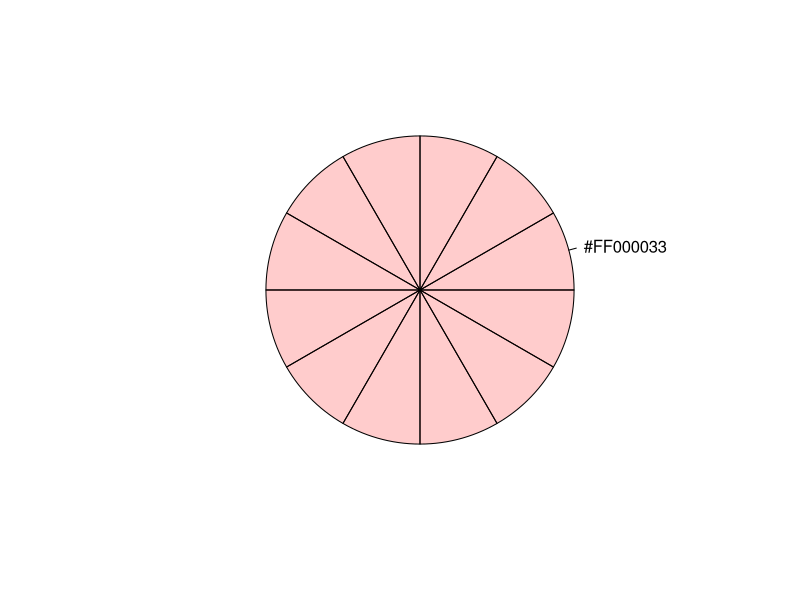
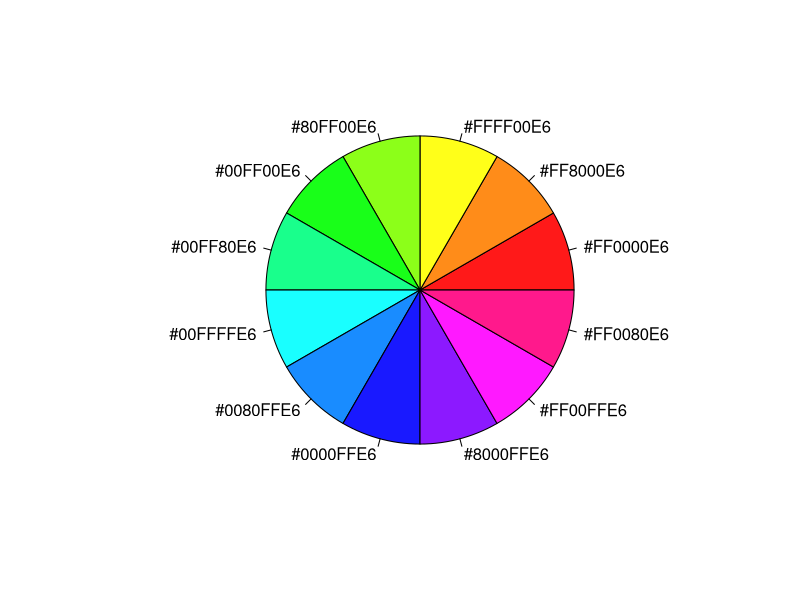
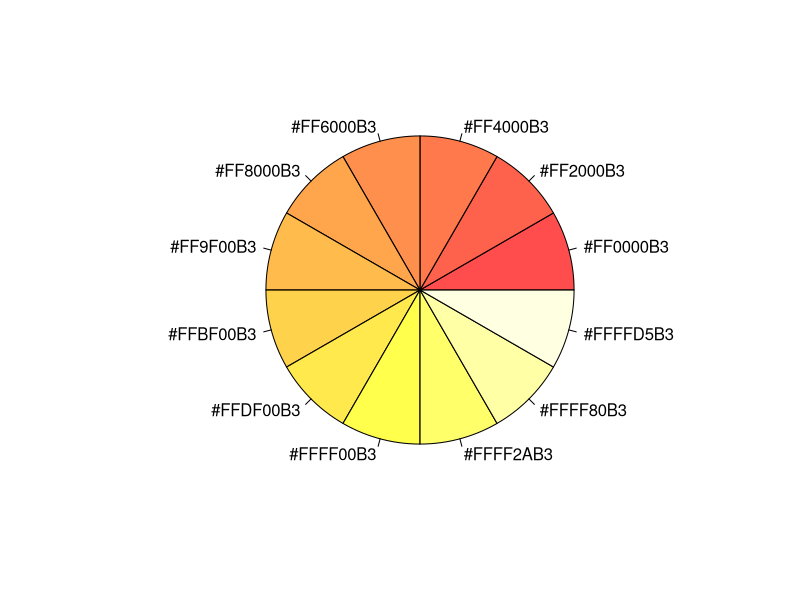
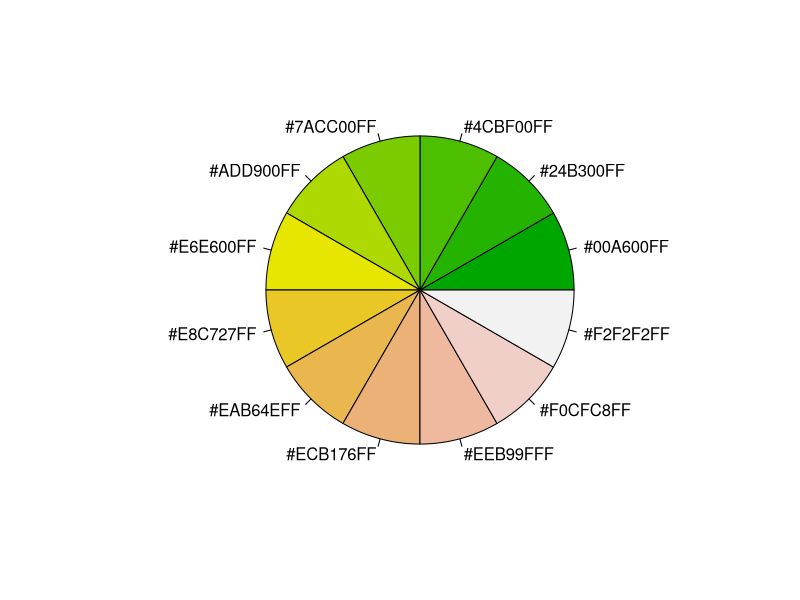
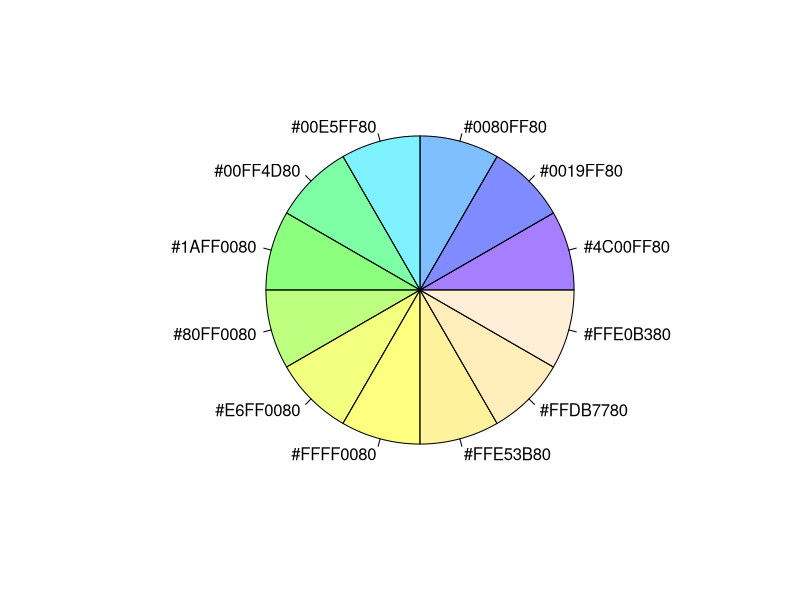
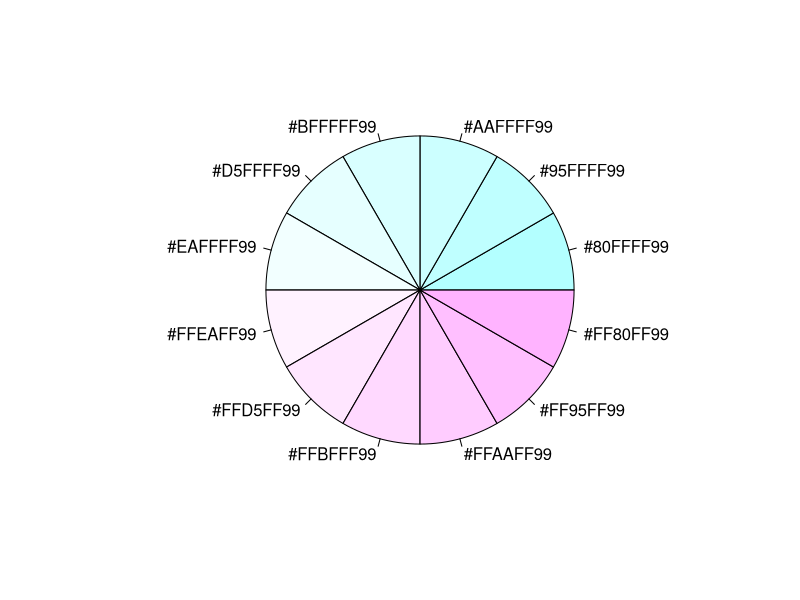
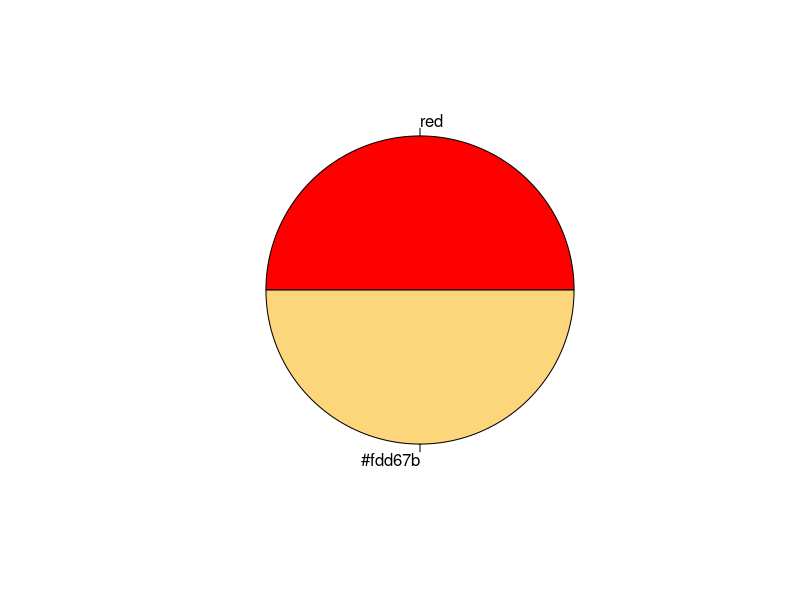
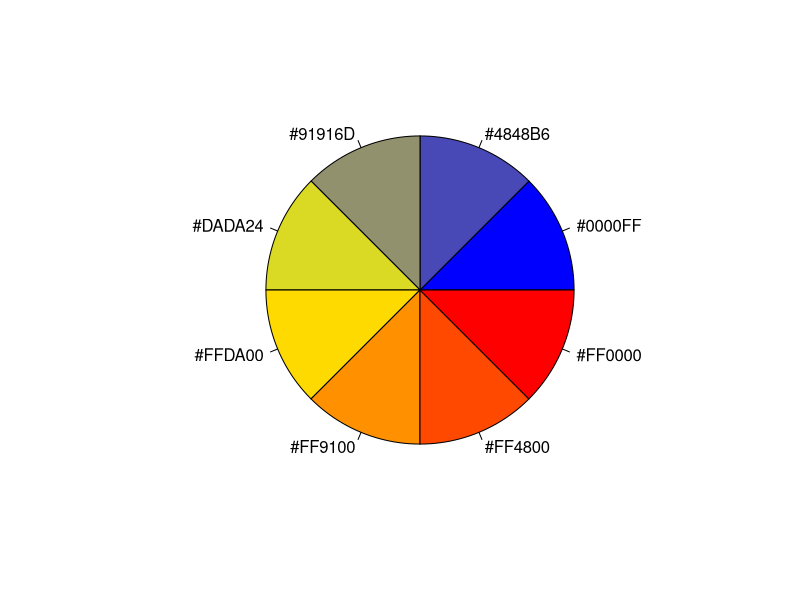

These charts were generated, in order, by the following R code:
## ---- chunk 1
rm(list=ls())

if(!require(reshape2)){install.packages("reshape2")};library(reshape2) # Load packages
if(!require(dplyr)){install.packages("dplyr")};library(dplyr) # Load packages
if(!require(tibble)){install.packages("tibble")};library(tibble) # Load packages

# Create Dummy Data
df<-data.frame(names=c("Z","A","X","W","Z","A","X","W","Z","A","X","W"),
               subname=c("Z1","A1","X1","W1","Z2","A2","X2","W2","Z3","A3","X3","W3"),
               freq=c(10,12,2,5,13,21,23,52,101,122,21,52),
               color=c("blue","red","red","red","green","blue","red","green","blue","red","red","green"));print(df)

# Go from Long to Wide format using dcast
#dcast(data,row1+row2~col1+col2,value.var="value", fun.aggregate=functions (e.g. sum or mean))
df_wide<-dcast(df,names+subname~color,value.var="freq",fun.aggregate=sum,na.rm=T);print(df_wide)

#Go from Wide to Long using melt can ignore measure.vars if want all of them to collapse
#dt3<-melt(dt2, id.vars=c("year","month"), measure.vars=c(""), value.name="",variable.name="Level_m")
df_long<-melt(df_wide, id.vars=c("names","subname"), value.name="freq",variable.name="color");print(df_long)

# Aggregate data to summarize
df_agg<-aggregate(freq~names, data=df_long, sum, na.rm=TRUE); print(df_agg)

# Aggregate over some names only
select_names<-c("Z","X")
df_long_select<-df_long[df_long$name %in% select_names,];head(df_long_select)
df_agg_select<-aggregate(freq~names, data=df_long_select, sum, na.rm=TRUE); print(df_agg_select)

# Load pre-loaded data
data(mtcars);head(mtcars)

# Add rownames as a column
df_mtcars<-as.data.frame(rownames_to_column(mtcars,"model"));head(df_mtcars)
## ---- chunk 2
rm(list=ls())

if(!require(reshape2)){install.packages("reshape2")};library(reshape2) # Load packages
if(!require(dplyr)){install.packages("dplyr")};library(dplyr) # Load packages
if(!require(tibble)){install.packages("tibble")};library(tibble) # Load packages

# Create Dummy Data
df<-data.frame(names=c("Z","A","X","W","Z","A","X","W","Z","A","X","W"),
               subname=c("Z1","A1","X1","W1","Z2","A2","X2","W2","Z3","A3","X3","W3"),
               freq=c(10,12,2,5,13,21,23,52,101,122,21,52),
               color=c("blue","red","red","red","green","blue","red","green","blue","red","red","green"));print(df)


# Subset by column
df_select<-subset(df,select=c(subname,freq));print(df_select) # choose the columns
df_selectR<-subset(df,select=-c(subname,freq));print(df_selectR) # remove certain columns

## ---- chunk 3
# Load Packages
if(!require(graphics)){install.packages("graphics")};library(graphics)
if(!require(graphics)){install.packages("graphics")};library(graphics)

# View a single color quickly
x<-adjustcolor("red", alpha.f = 0.2)
pie(rep(1,12),label=x,col=x)

# R colors
myPalette1<- rainbow(n=12,alpha=0.9)
myPalette2<- heat.colors(n=12,alpha=0.7)
myPalette3<- terrain.colors(n=12,alpha=1)
myPalette4<- topo.colors(n=12,alpha=0.5)
myPalette5<- cm.colors(n=12,alpha=0.6)

# Custom
myPalette6<- c("red","#fdd67b")
myPalette7<- colorRampPalette(c("blue", "yellow","red"))(8) 

pie(rep(1,length(myPalette1)),labels=myPalette1,col=myPalette1)
pie(rep(1,length(myPalette2)),labels=myPalette2,col=myPalette2)
pie(rep(1,length(myPalette3)),labels=myPalette3,col=myPalette3)
pie(rep(1,length(myPalette4)),labels=myPalette4,col=myPalette4)
pie(rep(1,length(myPalette5)),labels=myPalette5,col=myPalette5)
pie(rep(1,length(myPalette6)),labels=myPalette6,col=myPalette6)
pie(rep(1,length(myPalette7)),labels=myPalette7,col=myPalette7)
## ---- chunk 4
rm(list=ls())

if(!require(reshape2)){install.packages("reshape2")};library(reshape2) 
if(!require(dplyr)){install.packages("dplyr")};library(dplyr) 
if(!require(tibble)){install.packages("tibble")};library(tibble)
if(!require(ggplot2)){install.packages("ggplot2")};library(ggplot2) 
if(!require(RColorBrewer)){install.packages("RColorBrewer")};library(RColorBrewer) 
if(!require(scales)){install.packages("scales")};library(scales) # For pretty_breaks

# Load pre-loaded data
data(mtcars);head(mtcars)

# Add rownames as a column
df_mtcars<-as.data.frame(rownames_to_column(mtcars,"model"));head(df_mtcars)

# Custom theme
z_theme <<- theme_bw() + 
  theme(text = element_text(family = NULL, face = "plain",colour = "black", 
                             size = 16 ,hjust = 0.5, vjust = 0.5, angle = 0, lineheight = 0.9)
        , axis.text.x =       element_text(size=12)
        , axis.text.y =       element_text(size=12)
        ,axis.title.x =       element_text(vjust = -1, margin=margin(t=1,unit="line"))
        ,axis.title.y =       element_text(angle = 90, vjust = 2, margin=margin(r=1,unit="line"))
        ,legend.key =         element_blank()
        ,legend.text =        element_text(size = rel(1.0), colour = "black")
        ,legend.title =       element_text(size = rel(1.2), face = NULL, hjust = 0, colour = "black")
        ,strip.background =   element_rect(fill = NA, colour = "black")
        ,plot.margin =        unit(c(1, 1, 1, 1), "lines")
        ,plot.title=          element_text(face="bold", hjust=0,size=18,margin = margin(b=20))
        )

#--------------
# Master Options
#--------------

figWidth_InchMaster <- 13
figHeight_InchMaster <- 9
prettyBreaksyMaster <- 5
titleOn <- 1

#---------------
# Line Chart 
#---------------

# Data Prep
l1<-df_mtcars
l1$gear<-as.factor(l1$gear)

# Figure options
titleOn<-1
figWidth_Inch<-figWidth_InchMaster*1
figHeight_Inch<-figHeight_InchMaster
range_x<-range(l1$wt)
range_y<-range(l1$mpg)
breakx_maj<-0.5
breakx_min<-0.25
prettyBreaksy<-prettyBreaksyMaster

# Colors
# Using a Palette Ramp
n = length(levels(l1$gear))
getcol = colorRampPalette(brewer.pal(9, "Set1")) #Palettes (Spectral, Set1, RdYlBl)
#colorRampPalette(c("blue", "red"))( 4) 

# Or predefined for variables gear
colorsX <- c( "3" = "red","4" = "blue","5" = "green")  # Must have all levels from data colomun "gear"
l1$NewLabel<-paste("Gear ",l1$gear,sep="")
colorsX1<-rownames_to_column(as.data.frame(colorsX),"gear")
l1<-merge(l1,colorsX1,by="gear");

p<-ggplot(l1,aes(x=wt,y=mpg,group=gear))
p <- p + z_theme
p <- p + geom_line(aes(color=gear),stat="identity",position="identity",size=1.5) 
#p <- p + geom_line(aes(),color="red",stat="identity",position="identity",size=1.5) 
#p <- p + scale_color_manual(values=getcol(n),name="Gear") # using Palette Ramp
p <- p + scale_color_manual(values=unique(as.character(l1$colorsX)),label=unique(as.character(l1$NewLabel)))
p <- p + facet_grid(.~cyl, scales="fixed")
p <- p + guides(fill = guide_legend(override.aes = list(colour = NULL)))
p <- p + if(titleOn==1){ggtitle (paste("mpg by wt for different cyl",sep=""))}else{ggtitle(NULL)} 
p <- p + xlab("wt") + ylab("mpg")
p <- p + theme(axis.text.x=element_text(angle=90,hjust=1,vjust=0.5))
p <- p + scale_x_continuous (breaks=(seq(signif((min(range_x)-breakx_maj),2),signif((max(range_x)+breakx_maj),2)
                                         ,by=breakx_maj)), 
                             minor_breaks=(seq(signif((min(range_x)-breakx_maj),2),signif((max(range_x)+breakx_maj),2)
                                         ,by=breakx_min)),expand=c(0,breakx_min))
p <- p +  scale_y_continuous(breaks = pretty_breaks(n = prettyBreaksy))
plot(p)

# To print to PDF or PNG
#pdf("figure.pdf",width=figWidth_Inch,height=figHeight_Inch)
#    print(p)
#dev.off()

#png(paste(dir,"/",filename,".png",sep=""),width=png_Width, height=png_Width*figHeight_Inch/figWidth_Inch, units="px")
#   print(figure)
#dev.off()
          

